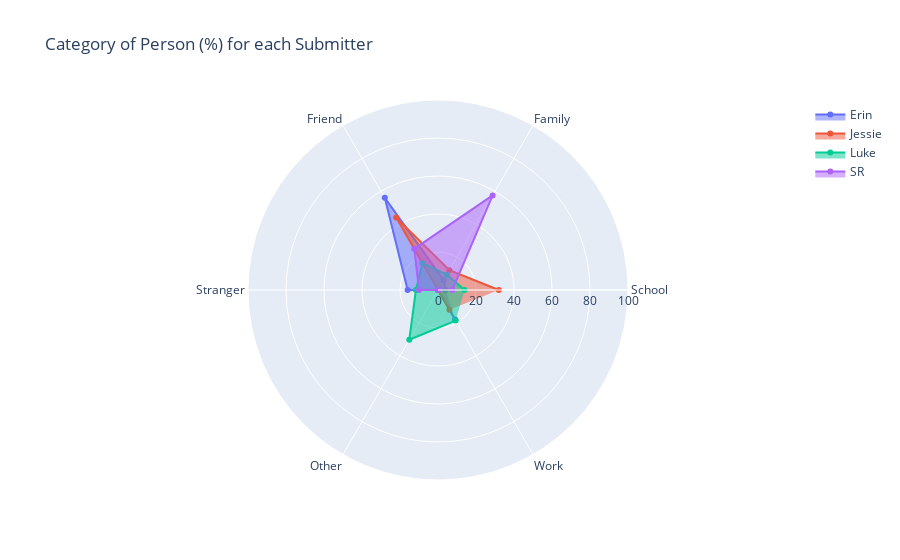

The notebook cell this image was saved under:
### Code cell
# https://plotly.github.io/plotly.py-docs/generated/plotly.graph_objects.Scatterpolar.html
def createSpiderPlot():
    categories = ['School','Family','Friend','Stranger','Other','Work']
    SubmittersList = all_df['Submitter'].unique()

    fig = go.Figure()

    # plot web for each submitter
    for i in range(0,len(SubmittersList)):
        submitterName = SubmittersList[i]
        Submitter = all_df[all_df['Submitter'] == submitterName]
        
        # find submitter's percentage for each type of person interaction
        percentages = []
        for types in categories:
            typeTotal = len(Submitter[Submitter["General Category of Person"] == types])
            percentage = typeTotal / len(Submitter)
            percentages.append(percentage * 100)
        
        # add web trace with the percentages
        # https://plotly.github.io/plotly.py-docs/generated/plotly.graph_objects.Scatterpolar.html
        # can change color, adding attribute line:
            # line={'color':'red'}
        fig.add_trace(go.Scatterpolar(
              r=percentages,
              theta=categories,
              fill='toself',
              name=submitterName
        ))

    fig.update_layout(
        title="Category of Person (%) for each Submitter",
      polar=dict(
        radialaxis=dict(
          visible=True,
          range=[0, 100]
        )),
      showlegend=True
    )
    fig.show()

createSpiderPlot()

### Figure 1 — Plotly figure (JSON) as saved in the notebook; plotly's stock layout.template omitted (floating-point values rounded to 4 significant figures)
{"data": [{"fill": "toself", "name": "Erin", "r": [4, 6, 56.0, 16, 0, 18], "theta": ["School", "Family", "Friend", "Stranger", "Other", "Work"], "type": "scatterpolar"}, {"fill": "toself", "name": "Jessie", "r": [32, 12, 44, 0, 0, 12], "theta": ["School", "Family", "Friend", "Stranger", "Other", "Work"], "type": "scatterpolar"}, {"fill": "toself", "name": "Luke", "r": [13.95, 9.302, 16.28, 11.63, 30.23, 18.6], "theta": ["School", "Family", "Friend", "Stranger", "Other", "Work"], "type": "scatterpolar"}, {"fill": "toself", "name": "SR", "r": [7.5, 57.5, 25, 10, 0, 0], "theta": ["School", "Family", "Friend", "Stranger", "Other", "Work"], "type": "scatterpolar"}], "layout": {"polar": {"radialaxis": {"range": [0, 100], "visible": true}}, "showlegend": true, "title": {"text": "Category of Person (%) for each Submitter"}}}
